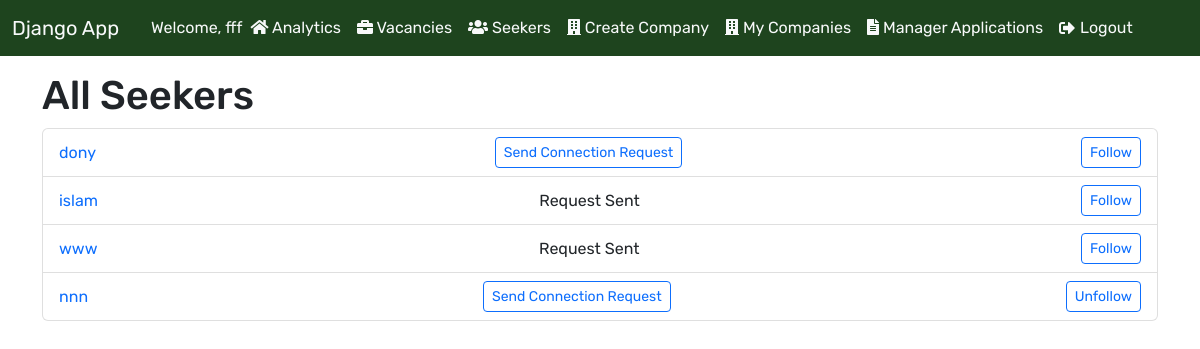
The app's page /api/follows/seekers/ (signed in) with its own data.
### users/models.py (models this page shows)
class CustomUser(AbstractUser):
    ROLE_CHOICES = [
        ('seeker', 'Seeker'),
        ('hr', 'HR'),
        ('admin', 'Admin'),
    ]
    role = models.CharField(max_length=10, choices=ROLE_CHOICES, default='seeker')

### follows/views.py (the view)
# urls.py: path('seekers/', ListSeekersView.as_view(), name='list_seekers'),
class ListSeekersView(LoginRequiredMixin, View):
    def get(self, request):
        seekers = CustomUser.objects.filter(role="seeker").exclude(id=request.user.id).select_related('profile')
        seekers_with_follow_and_connection_state = [
            {
                'id': seeker.id,
                'username': seeker.username,
                'email': seeker.email,
                'is_following': request.user.following.filter(followee=seeker).exists(),
                'is_connected': Connection.objects.filter(
                    (Q(sender=request.user, receiver=seeker) | Q(sender=seeker, receiver=request.user)) &
                    Q(status='accepted')
                ).exists(),
                'request_sent': Connection.objects.filter(sender=request.user, receiver=seeker, status='pending').exists(),
            }
            for seeker in seekers
        ]
        return render(request, 'follows/list_seekers.html', {'seekers': seekers_with_follow_and_connection_state})

### templates/follows/list_seekers.html (shortened to what this page needs)
{% extends "base.html" %}
{% block content %}
<h1>All Seekers</h1>
<ul class="list-group">
    {% for seeker in seekers %}
    <li class="list-group-item d-flex justify-content-between align-items-center">
        <a href="{% url 'profile' seeker.id %}" class="text-decoration-none">
            {{ seeker.username }}
        </a>
        {% if seeker.is_connected %}
            <span>Already Connected</span>
        {% elif seeker.request_sent %}
            <span>Request Sent</span>
        {% else %}
            <button
                class="btn btn-sm btn-outline-primary connect-btn"
                data-id="{{ seeker.id }}">
                Send Connection Request
            </button>
        {% endif %}
        <button
            class="btn btn-sm btn-outline-primary follow-btn"
            data-id="{{ seeker.id }}">
            {% if seeker.is_following %}
                Unfollow
            {% else %}
                Follow
            {% endif %}
        </button>
    </li>
    {% endfor %}
</ul>
{% endblock %}

### templates/base.html (shortened to what this page needs)
<!DOCTYPE html>
<html lang="en">
<head>
    <link href="https://cdn.jsdelivr.net/npm/bootstrap@5.2.3/dist/css/bootstrap.min.css" rel="stylesheet"
>
    <link rel="stylesheet" href="https://cdnjs.cloudflare.com/ajax/libs/font-awesome/5.15.3/css/all.min.css">
</head>
<body>
  <nav class="navbar navbar-expand-md navbar-dark bg-poly-green mb-3">
    <div class="container-fluid">
      <a class="navbar-brand link-light" href="{% url 'home' %}">Django App</a>
      {% if user.is_authenticated %}
        <span class="navbar-text text-light ms-3">
            Welcome, {{ user.username }}
        </span>
      {% endif %}
      <div class="collapse navbar-collapse" id="navbarSupportedContent">
        <ul class="navbar-nav me-auto mb-2 mb-lg-0">
          <li class="nav-item">
            <a class="nav-link link-light" href="{% url 'analytics_home' %}"><i class="fas fa-home"></i> Analytics</a>
          </li>
          <li class="nav-item">
            <a class="nav-link link-light" href="{% url 'vacancy_list' %}"><i class="fas fa-briefcase"></i> Vacancies</a>
          </li>
          {% if user.is_authenticated %}
            <li class="nav-item">
              <a class="nav-link link-light" href="{% url 'list_seekers' %}"><i class="fas fa-users"></i> Seekers</a>
            </li>
            {% if user.role == "hr" or user.role == "admin" %}
              <li class="nav-item">
                <a class="nav-link link-light" href="{% url 'create_company' %}"><i class="fas fa-building"></i> Create Company</a>
              </li>
              <li class="nav-item">
                <a class="nav-link link-light" href="{% url 'company_list' %}"><i class="fas fa-building"></i> My Companies</a>
              </li>
              <li class="nav-item">
                <a class="nav-link link-light" href="{% url 'manager_applications' %}"><i class="fas fa-file-alt"></i> Manager Applications</a>
              </li>
            {% endif %}
            <li class="nav-item">
              <a class="nav-link link-light logout-link" onclick="event.preventDefault(); document.getElementById('logout-form').submit();">
                <i class="fas fa-sign-out-alt"></i> Logout
              </a>
            </li>
          {% endif %}
        </ul>
      </div>
    </div>
  </nav>
    <div class="container">
      {% block content %}{% endblock content %}
    </div>
</body>
</html>

### templates/base.html (style rules this page uses)
body { font-family: 'Bricolage Grotesque', sans-serif; font-family: 'Rubik', sans-serif; }
.bg-poly-green { background-color: #1E441E; }
.logout-link { color: inherit; text-decoration: none; cursor: pointer; display: flex; align-items: center; }
.logout-link i { margin-right: 5px; }
.navbar-nav .nav-item { display: flex; align-items: center; }

### records on screen
CustomUser: username "fff"
CustomUser: username "dony"
CustomUser: username "islam"
CustomUser: username "www"
CustomUser: username "nnn"
